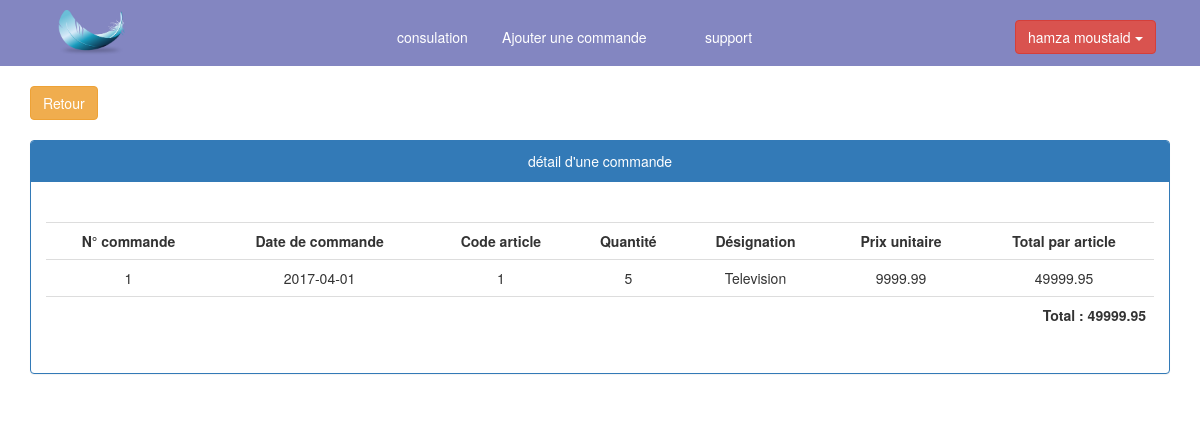
Page /client/detail_commande.php?num=1 (signed in) on the committed database.
### tables this page shows
CREATE TABLE IF NOT EXISTS `lignecommande` (
  `Numcom` int(11) DEFAULT NULL,
  `Codart` int(11) DEFAULT NULL,
  `Qtcmd` int(11) DEFAULT NULL,
  KEY `FK_NUMCOM` (`Numcom`),
  KEY `FK_CODART` (`Codart`)
);

CREATE TABLE IF NOT EXISTS `commande` (
  `Numcom` int(11) NOT NULL AUTO_INCREMENT,
  `IDclt` int(11) DEFAULT NULL,
  `DateCom` date DEFAULT NULL,
  PRIMARY KEY (`Numcom`),
  KEY `FK_IDCLT` (`IDclt`)
);

CREATE TABLE IF NOT EXISTS `article` (
  `Codart` int(11) NOT NULL,
  `Disgart` varchar(100) DEFAULT NULL,
  `Puart` float DEFAULT NULL,
  `Qtestock` int(11) DEFAULT NULL,
  `Smin` int(11) DEFAULT NULL,
  `Smax` int(11) DEFAULT NULL,
  PRIMARY KEY (`Codart`)
);

### client/detail_commande.php (the view, shortened to what this page needs)
<?php session_start();
  include '../include/config.php';
?>
<!DOCTYPE html>
<html>
<head>
  <link rel="stylesheet" href="../css/bootstrap.min.css">
  <link rel="stylesheet" href="../css/style.css" >
</head>
<body>
	<header class="nav">
		<div class="container-fluid">
      		<div class="row">
      			<div class="col-md-2 col-xs-2 spacer">
      				<center><a href="profile.php"><img src="img/logo.png" id="logo"></a></center>
      			</div>
      			<div class="col-md-8 col-xs-8 spacer">
      				<nav class="menu">
      					<div class="col-md-2 col-xs-2 spacer">
      						<center>
      							<a href="profile.php" class="btn btn1">consulation</a>
      						</center>
      					</div>
      					<div class="col-md-4 col-xs-4 spacer">
      						<center>
      							<a href="ajouter_commande.php" class="btn btn1">Ajouter une commande</a>
      						</center>
      					</div>
      					<div class="col-md-2 col-xs-2 spacer">
      						<center>
      							<a href="support.php" class="btn btn1">support</a>
      						</center>
      					</div>
      				</nav>
      			</div>
      			<div class="col-md-2 col-xs-2 spacer">
              		<div class="dropdown1 dropdown">
              			<?php
              				echo '<label data-toggle="dropdown" class="btn btn-danger">'.$_SESSION['nom']." ".$_SESSION['prenom'].'  <span class="caret"></span></label>';
              			?>
              		</div>
      			</div>
     		</div>
   		</div>
	</header>
    <div class="container">
		<div class="row">
			<div class="col-md-12 col-xs-12 spacer">
				<br>
        			<a href="profile.php" class="btn btn-warning">Retour</a>
        		<br><br>
        		<div class="panel panel-primary">
					<div class="panel-heading">
						<center>détail d'une commande</center>
					</div>
					<div class="panel-body">
						<?php
							if (isset($_GET['num'])) {
								$req = "SELECT  C.Numcom, C.DateCom,L.Codart,L.Qtcmd,A.Disgart,A.Puart,ROUND(A.Puart*L.Qtcmd,2) AS TOTAL FROM commande C INNER JOIN lignecommande L on C.Numcom=L.Numcom INNER JOIN article A on A.Codart=L.Codart where C.IDclt='".$_SESSION['IDclt']."' and C.Numcom='".$_GET['num']."'";
								$res=mysqli_query($con,$req);
								$ch='<table class="table table-stripped">
										<tr>
											<th>N° commande</th>
											<th>Date de commande</th>
											<th>Code article</th>
											<th>Quantité</th>
											<th>Désignation</th>
											<th>Prix unitaire</th>
											<th>Total par article</th>
										</tr>
              						';
              						$total=0;
								while($d = mysqli_fetch_assoc($res)) {
									$ch.='<tr><td>'.$d['Numcom'].'</td><td>'.$d['DateCom'].'</td><td>'.$d['Codart'].'</td><td>'.$d['Qtcmd'].'</td><td>'.$d['Disgart'].'</td><td>'.$d['Puart'].'</td><td>'.$d['TOTAL'].'</td></tr>';
									$total+=$d['TOTAL'];
								}
								echo $ch;
							}
						?>
							<tr>
								<td colspan="7">
									<label class="tt">Total : <?php echo $total; ?></label>
								</td>
							</tr>
						</table>
					</div>
				</div>
			</div>
		</div>
	</div>
</body>
</html>

### css/style.css (style rules this page uses)
body,html { margin: 0; padding: 0; width: 100%; height: 100%; overflow-x: auto; }
.nav { width: 100%; background-color: #8386c1; }
#logo { width: 50%; margin: 10px; }

### client/detail_commande.php (style rules this page uses)
.dropdown1 { float:left; margin-top:20px; height:35px; color: white; text-align: center; }
table { margin-top: 25px; }
table tr td,table tr th { text-align: center; }
.menu { display: block; margin-left: 20% ; margin-top : 20px; }
.btn1 { color: white; font-size: 14px }
.tt { float: right; text-align: right; }

### rows in the picture
lignecommande: Numcom.Numcom "1", Numcom.DateCom "2017-04-01", Codart "1", Qtcmd "5", Codart.Disgart "Television", Codart.Puart "9999.99", TOTAL "49999.95"

### other values in the picture
$_SESSION['nom'] "hamza"
$_SESSION['prenom'] "moustaid"
$total "49999.95"
